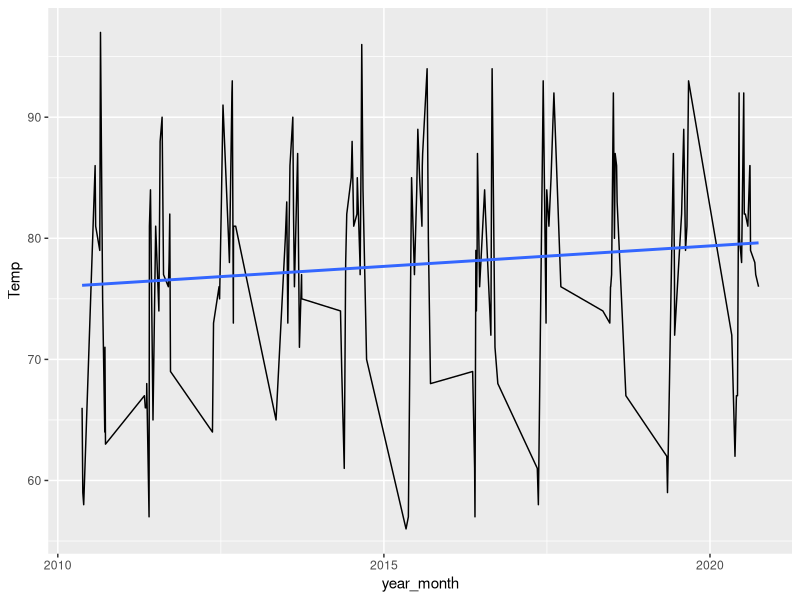

Here is the R script that generated this plot: (Note: this script raises an error after producing the figure.)
## ---- chunk 1
knitr::opts_chunk$set(echo = TRUE)
## ---- chunk 2
library(lubridate)
library(tidyverse)

## Step 1: conversions to YYYY-MM-DD
## As long as you specify the order, you can pretty much convert any date format 
## use either mdy(), ymd() or dmy()

"08*14*2019" %>% mdy()
"08*14/2019" %>% mdy()
"Aug14th2019" %>% mdy()
"August14th2019" %>% mdy()
"August 14th2019" %>% mdy()
"1999.2.17" %>% ymd()
"5 Apr, 1990" %>% dmy()

# Step2: Extracting Year or Month
"2011-Jan-01" %>% ymd() %>% year()
"2011-Jan-01" %>% ymd() %>% month(label = TRUE, abbr = FALSE)

# Alternatively, if Year and Month are in separate columns
# Need to wrangle data into yyyy-mm-dd format before plotting
str(airquality)

# select relevant columns, save to new data frame
# NOTE: airquality2
airquality2 <- airquality %>%
    select(Month, Day, Temp) 

# Fill new column YEAR with years between 2010-2020, randomly, but fill all rows
airquality2$Year <- sample(2010:2020, size = nrow(airquality2), replace = TRUE)

airquality2 %>%
    # turn each integer column into character
    mutate(
        Year = as.character(Year),
        Month = as.character(Month),
        Day = as.character(Day)
    ) %>%
    # need to combine year and month into year_month
    mutate(year_month = paste(Year, Month, Day)) %>%
    mutate(year_month = year_month %>% ymd()) %>%
    # plot temperature trend over 10-year period
    ggplot(aes(x=year_month, y=Temp)) + 
    geom_line() + 
    geom_smooth(method = "lm", se = FALSE)


# Cumulative Calculations of Sales Percentage

df %>% 
    # cumsum() function gets cumulative sales, divided by sum(sales) for a percentage
    mutate(cumulative_sales_pct = scales::percent(cumsum(sales)/sum(sales)))

# Rolling Averages
df %>%
    # rollmean() requires input necessary arguments, k, na.pad = TRUE
    # rollmean() centers value by default, we want align = "right" (not left), fill = 0
    mutate(roll_mean_3 = rollmean(sales, k = 3, na.pad = TRUE, align = "right", fill = NA)) %>%
    mutate(roll_mean_6 = rollmean(sales, k = 6, na.pad = TRUE, align = "right", fill = NA))

## ---- chunk 3

# Creating Flags based on Text Patterns, str_detect()
iris %>%
    # selecting a column
    select(Species) %>%
    # add true/false boolean flag by str_detect(), then convert to 1 or 0 with as.numeric()
    mutate(species_flag = Species %>% str_detect("setosa") %>% as.numeric())

iris

# str_glue() to concatenate variables objects and strings
iris %>%
    select(Sepal.Length, Petal.Length, Species) %>%
    mutate(flower_statement = str_glue(
        "The {Species} species, has a Sepal Length of {Sepal.Length} and a Petal Length of {Petal.Length}"
    ) %>% as.character()) 

# trim space within strings (can also do 'left' or 'right')
" text with spaces  " %>% str_trim(side = "both")

# str_replace_all() to get rid of certain characters
c("CAAD12", "CAAD", "CAAD8") %>% str_replace_all(pattern = "[0-9]", replacement = "")

# changing column names
mtcars %>%
    set_names(names(.) %>% str_to_title)
    
# Appending text to column names
mtcars %>%
  set_names(str_glue("{names(.)}_part"))

# Appending text to specific column names
mtcars %>%
  rename_at(.vars = vars(disp:qsec),
            # all .vars gets passed to '.' below (so prod_ goes in front)
            .funs = ~ str_c("prod_", .)) %>%
  rename_at(.vars = vars(vs:carb),
            .funs = ~ str_c("cust_", .)) 

## ---- chunk 4
str(iris)

# pull out factor levels from Species column
# pull out levels as numeric
iris %>% pull(Species) %>% levels()
iris %>% pull(Species) %>% as.numeric()

# Factors contain both label and value (levels, hidden)
# create two columns to show lable and value - use fct_rev() to reverse order
iris %>%
    mutate(Species = Species %>% fct_rev()) %>%
    mutate(
        label = Species %>% as.character(),
        value = Species %>% as.numeric()
    )

# Time-Based Reordering: fct_reorder2()
airquality2


